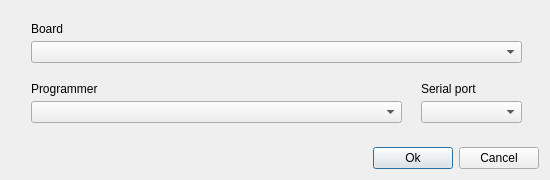
<?xml version="1.0" encoding="UTF-8"?>
<ui version="4.0">
 <class>BurnBootloader</class>
 <widget class="QDialog" name="BurnBootloader">
  <property name="geometry">
   <rect>
    <x>0</x>
    <y>0</y>
    <width>550</width>
    <height>180</height>
   </rect>
  </property>
  <property name="windowTitle">
   <string>Burn Arduino bootloader into the board</string>
  </property>
  <layout class="QGridLayout" name="gridLayout">
   <item row="0" column="0">
    <layout class="QVBoxLayout" name="verticalLayout">
     <item>
      <widget class="QStackedWidget" name="stackedWidget">
       <property name="currentIndex">
        <number>2</number>
       </property>
       <widget class="QWidget" name="page_2">
        <widget class="QLabel" name="lblName_2">
         <property name="geometry">
          <rect>
           <x>20</x>
           <y>10</y>
           <width>451</width>
           <height>16</height>
          </rect>
         </property>
         <property name="font">
          <font>
           <weight>75</weight>
           <bold>true</bold>
          </font>
         </property>
         <property name="text">
          <string>Arduino options:</string>
         </property>
        </widget>
        <widget class="QSpinBox" name="uploadTimeout">
         <property name="geometry">
          <rect>
           <x>180</x>
           <y>70</y>
           <width>61</width>
           <height>22</height>
          </rect>
         </property>
         <property name="minimum">
          <number>5</number>
         </property>
         <property name="maximum">
          <number>600</number>
         </property>
        </widget>
        <widget class="QLabel" name="label_4">
         <property name="geometry">
          <rect>
           <x>20</x>
           <y>70</y>
           <width>231</width>
           <height>16</height>
          </rect>
         </property>
         <property name="text">
          <string>Upload timeout (seconds)</string>
         </property>
        </widget>
        <widget class="QLineEdit" name="userLibraries">
         <property name="geometry">
          <rect>
           <x>20</x>
           <y>130</y>
           <width>411</width>
           <height>22</height>
          </rect>
         </property>
        </widget>
        <widget class="QLabel" name="label_5">
         <property name="geometry">
          <rect>
           <x>20</x>
           <y>110</y>
           <width>111</width>
           <height>16</height>
          </rect>
         </property>
         <property name="text">
          <string>User libraries path:</string>
         </property>
        </widget>
        <widget class="QLabel" name="label_6">
         <property name="geometry">
          <rect>
           <x>20</x>
           <y>160</y>
           <width>411</width>
           <height>51</height>
          </rect>
         </property>
         <property name="text">
          <string>(If you have folders with your own libraries, put their paths here, separated by a semi-colon)</string>
         </property>
         <property name="alignment">
          <set>Qt::AlignLeading|Qt::AlignLeft|Qt::AlignTop</set>
         </property>
         <property name="wordWrap">
          <bool>true</bool>
         </property>
        </widget>
        <zorder>label_4</zorder>
        <zorder>lblName_2</zorder>
        <zorder>uploadTimeout</zorder>
        <zorder>userLibraries</zorder>
        <zorder>label_5</zorder>
        <zorder>label_6</zorder>
       </widget>
       <widget class="QWidget" name="page_3">
        <widget class="QLabel" name="lblName_3">
         <property name="geometry">
          <rect>
           <x>20</x>
           <y>10</y>
           <width>451</width>
           <height>16</height>
          </rect>
         </property>
         <property name="font">
          <font>
           <weight>75</weight>
           <bold>true</bold>
          </font>
         </property>
         <property name="text">
          <string>User interface</string>
         </property>
        </widget>
        <widget class="QLabel" name="lblName_4">
         <property name="geometry">
          <rect>
           <x>20</x>
           <y>70</y>
           <width>451</width>
           <height>16</height>
          </rect>
         </property>
         <property name="font">
          <font>
           <weight>50</weight>
           <bold>false</bold>
          </font>
         </property>
         <property name="text">
          <string>Color scheme</string>
         </property>
        </widget>
        <widget class="QComboBox" name="comboBox">
         <property name="enabled">
          <bool>false</bool>
         </property>
         <property name="geometry">
          <rect>
           <x>20</x>
           <y>90</y>
           <width>411</width>
           <height>22</height>
          </rect>
         </property>
         <item>
          <property name="text">
           <string>Dark</string>
          </property>
         </item>
        </widget>
        <widget class="QCheckBox" name="embedMenu">
         <property name="geometry">
          <rect>
           <x>20</x>
           <y>200</y>
           <width>301</width>
           <height>20</height>
          </rect>
         </property>
         <property name="text">
          <string>Embed main menu in the toolbar</string>
         </property>
        </widget>
        <widget class="QLabel" name="label_7">
         <property name="geometry">
          <rect>
           <x>370</x>
           <y>130</y>
           <width>111</width>
           <height>16</height>
          </rect>
         </property>
         <property name="text">
          <string>Font size</string>
         </property>
        </widget>
        <widget class="QSpinBox" name="editorFontSize">
         <property name="geometry">
          <rect>
           <x>371</x>
           <y>150</y>
           <width>61</width>
           <height>22</height>
          </rect>
         </property>
         <property name="minimum">
          <number>8</number>
         </property>
         <property name="maximum">
          <number>96</number>
         </property>
        </widget>
        <widget class="QLabel" name="lblName_5">
         <property name="geometry">
          <rect>
           <x>20</x>
           <y>130</y>
           <width>241</width>
           <height>20</height>
          </rect>
         </property>
         <property name="font">
          <font>
           <weight>50</weight>
           <bold>false</bold>
          </font>
         </property>
         <property name="text">
          <string>Editor font</string>
         </property>
        </widget>
        <widget class="QFontComboBox" name="editorFontName">
         <property name="geometry">
          <rect>
           <x>20</x>
           <y>150</y>
           <width>321</width>
           <height>22</height>
          </rect>
         </property>
         <property name="editable">
          <bool>false</bool>
         </property>
         <property name="fontFilters">
          <set>QFontComboBox::AllFonts</set>
         </property>
        </widget>
       </widget>
       <widget class="QWidget" name="page">
        <widget class="QComboBox" name="boards">
         <property name="geometry">
          <rect>
           <x>20</x>
           <y>30</y>
           <width>491</width>
           <height>22</height>
          </rect>
         </property>
        </widget>
        <widget class="QLabel" name="label">
         <property name="geometry">
          <rect>
           <x>20</x>
           <y>10</y>
           <width>121</width>
           <height>16</height>
          </rect>
         </property>
         <property name="text">
          <string>Board</string>
         </property>
        </widget>
        <widget class="QComboBox" name="programmers">
         <property name="geometry">
          <rect>
           <x>20</x>
           <y>90</y>
           <width>371</width>
           <height>22</height>
          </rect>
         </property>
        </widget>
        <widget class="QLabel" name="label_2">
         <property name="geometry">
          <rect>
           <x>20</x>
           <y>70</y>
           <width>141</width>
           <height>16</height>
          </rect>
         </property>
         <property name="text">
          <string>Programmer</string>
         </property>
        </widget>
        <widget class="QComboBox" name="ports">
         <property name="geometry">
          <rect>
           <x>410</x>
           <y>90</y>
           <width>101</width>
           <height>22</height>
          </rect>
         </property>
        </widget>
        <widget class="QLabel" name="label_3">
         <property name="geometry">
          <rect>
           <x>410</x>
           <y>70</y>
           <width>91</width>
           <height>16</height>
          </rect>
         </property>
         <property name="text">
          <string>Serial port</string>
         </property>
        </widget>
       </widget>
      </widget>
     </item>
     <item>
      <layout class="QHBoxLayout" name="horizontalLayout">
       <item>
        <spacer name="horizontalSpacer">
         <property name="orientation">
          <enum>Qt::Horizontal</enum>
         </property>
         <property name="sizeHint" stdset="0">
          <size>
           <width>40</width>
           <height>20</height>
          </size>
         </property>
        </spacer>
       </item>
       <item>
        <widget class="QPushButton" name="btnOk">
         <property name="text">
          <string>Ok</string>
         </property>
        </widget>
       </item>
       <item>
        <widget class="QPushButton" name="btnCancel">
         <property name="text">
          <string>Cancel</string>
         </property>
        </widget>
       </item>
      </layout>
     </item>
    </layout>
   </item>
  </layout>
 </widget>
 <layoutdefault spacing="6" margin="11"/>
 <resources/>
 <connections/>
</ui>
